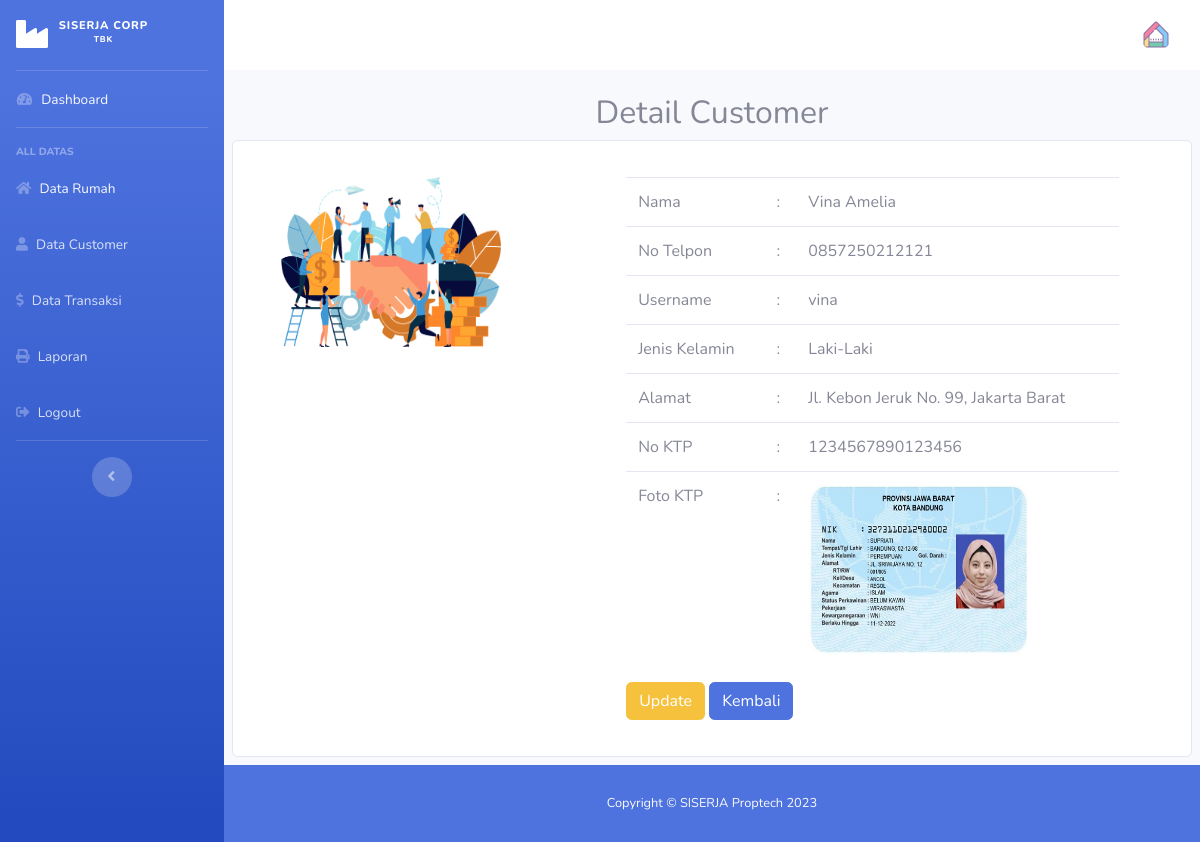
Page /admin/data_customer/detail_customer/45 on the committed database.
### tables this page shows
CREATE TABLE `customer` (
  `id_customer` int(11) NOT NULL,
  `nama` varchar(50) NOT NULL,
  `username` varchar(50) NOT NULL,
  `alamat` varchar(200) NOT NULL,
  `jenis_kelamin` varchar(20) NOT NULL,
  `no_telepon` varchar(13) NOT NULL,
  `no_ktp` bigint(16) NOT NULL,
  `foto_ktp` varchar(100) NOT NULL,
  `password` varchar(100) NOT NULL
);

### application/controllers/admin/Data_customer.php (called while the page is built, shortened)
<?php
class Data_customer extends CI_Controller
{
    public function __construct()
    {
        $this->load->model('kpr_model');
    }
    public function detail_customer($id)
    {
        $detail = $this->kpr_model->detail_customer($id);
        $data['detail'] = $detail;
        $this->load->view('templates_admin/header');
        $this->load->view('templates_admin/sidebar');
        $this->load->view('admin/detail_customer', $data);
        $this->load->view('templates_admin/footer');
    }
}

### index.php (called while the page is built, shortened)
<?php
require_once BASEPATH.'core/CodeIgniter.php';

### application/models/Kpr_model.php (called while the page is built, shortened)
<?php
class Kpr_model extends CI_Model
{
    public function detail_customer($id)
    {
        $query = $this->db->get_where('customer', array('id_customer' => $id))->result();
        return $query;
    }
}

### application/views/admin/detail_customer.php (the view, shortened to what this page needs)
<div class="main-content">
    <div class="section">
        <div class="section-header">
            <h2 class="text-center">Detail Customer</h2>
        </div>
    </div>
    <?php foreach ($detail as $dt) : ?>
        <div class="card m-2 p-2">
            <div class="card-body">
                <div class="row m-2">
                    <div class="col-md-5">
                        <img width="220px" height="170px" src="<?= base_url('assets/img/gbr2.png') ?> ">
                    </div>
                    <div class="col-md-7">
                        <table class="table">
                            <tr>
                                <td>Nama </td>
                                <td>:</td>
                                <td> <?= $dt->nama; ?> </td>
                            </tr>
                             <tr>
                                <td>No Telpon</td>
                                <td>:</td>
                                <td> <?= $dt->no_telepon ?> </td>
                            </tr>
                            <tr>
                                <td>Username</td>
                                <td>:</td>
                                <td> <?= $dt->username ?> </td>
                            </tr>
                            <tr>
                                <td>Jenis Kelamin </td>
                                <td>:</td>
                                <td> <?= $dt->jenis_kelamin ?> </td>
                            </tr>
                            <tr>
                                <td>Alamat</td>
                                <td>:</td>
                                <td> <?= $dt->alamat ?> </td>
                            </tr>
                            <tr>
                                <td>No KTP</td>
                                <td>:</td>
                                <td> <?= $dt->no_ktp ?> </td>
                            </tr>
                            <tr>
                                <td>Foto KTP</td>
                                <td>:</td>
                                <td>
                                    <a href="#" data-toggle="modal" data-target="#previewModal">
                                        <img src="<?= base_url('assets/upload/foto_ktp_customer/' . $dt->foto_ktp) ?>" width="220px" height="170px">
                                    </a>
                                </td>
                            </tr>
                        </table>
                        <a href=" <?= base_url('admin/data_customer/update_customer/' . $dt->id_customer)  ?> " class="btn btn-warning"> Update </a>
                        <a href=" <?= base_url('admin/data_customer') ?> " class="btn btn-primary"> Kembali </a>
                    </div>
                </div>
            </div>
        </div>
    <?php endforeach ?>
</div>

### rows in the picture
customer: nama "Vina Amelia", no_telepon "0857250212121", username "vina", jenis_kelamin "Laki-Laki", alamat "Jl. Kebon Jeruk No. 99, Jakarta Barat", no_ktp "1234567890123456", foto_ktp (picture)
